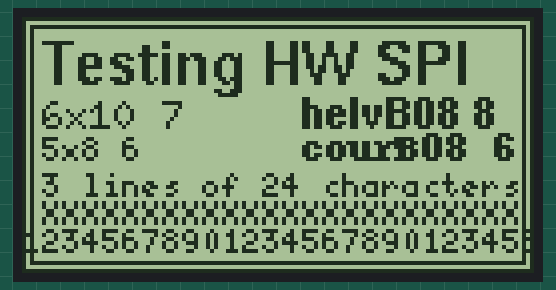
Recording of a sketch running on a simulated Arduino Uno, built with avr-gcc and run on an emulated ATmega328P. On the bench: 128×64 one-colour display.

Above: at 0.9 s.

The sketch:

test-128x64ZW.ino
```cpp
#include <U8glib.h>

U8GLIB_ST7920_128X64_1X u8g(10);    // Hardware SPI, 10 = CS/CE, 11 = MOSI, 13 = SCK

void setup(void)
{
}

void loop(void)
{
  static bool done = false;

  // Picture loop

  if(!done) {
    draw_loop();

    done = true;
  }

  // Don't Rebuild the picture after some delay

  delay(200);
}

void draw_loop() {
  u8g.firstPage();

  do {
    draw();
  }
  while(u8g.nextPage());
}


void draw(void) {
  // graphic commands to redraw the complete screen should be placed here
  // u8g.setFont(u8g_font_04b_03b);

  u8g.setFont(u8g_font_helvB10);
  u8g.drawStr(5, 17, "Testing HW SPI");

  u8g.setFont(u8g_font_6x10);
  u8g.drawStr(5, 28, "6x10 7");

  u8g.setFont(u8g_font_helvB08);
  u8g.drawStr(70, 28, "helvB08 8");

  u8g.setFont(u8g_font_5x8);
  u8g.drawStr(5, 36, "5x8 6");

  u8g.setFont(u8g_font_courB08);
  u8g.drawStr(70, 36, "courB08 6");

  u8g.setFont(u8g_font_5x8);
  u8g.drawStr(5, 45, "3 lines of 24 characters");
  u8g.drawStr(5, 52, "XXXXXXXXXXXXXXXXXXXXXXXX");
  u8g.drawStr(0, 59, "12345678901234567890123456");

  u8g.drawFrame(0, 0, 128, 64);
  u8g.drawFrame(2, 2, 124, 60);
}
```
